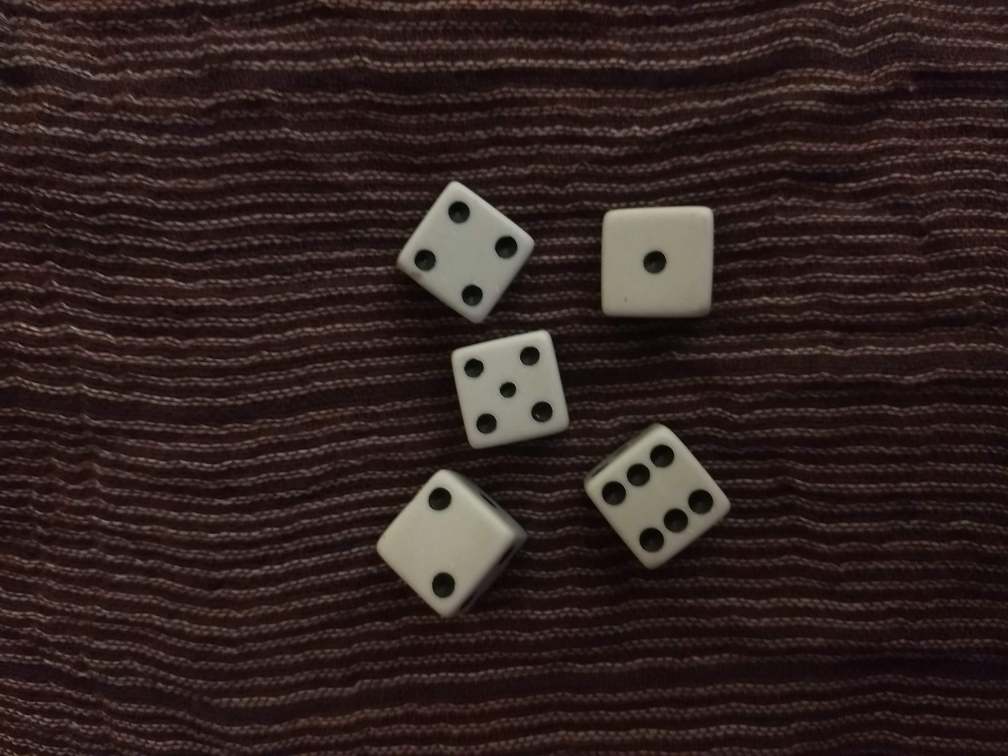
#> input picture input/d15.jpg, 4032 x 3024 px (shown at 1/4 size)
$ python dicecounter.py
#> lines starting #> are read from the running program, lines starting #| are printed output that depends on the picture; after the words box and inside, x2 and y2 are one past the last pixel; in counts of white or black regions, pixels touching at a corner belong together
### shapedetector.py
import cv2
import math

class ShapeDetector:
    def __init__(self):
        pass

    # [69 lines left out: function detect, not called in this run]

### dicecounter.py
import cv2
from shapedetector import ShapeDetector
import math
import numpy as np
import os

filename = [ "d1.jpg","d2.jpg","d3.jpg","d4.jpg","d5.jpg",
            "d6.jpg","d7.jpg","d8.jpg","d9.jpg","d10.jpg",
            "d11.jpg","d12.jpg","d13.jpg","d14.jpg","d15.jpg",
            "d16.jpg","d17.jpg","d18.jpg","d19.jpg","d20.jpg",
            "d21.jpg","d22.jpg","d23.jpg","d24.jpg","d25.jpg",
            "d26.jpg","d27.jpg","d28.jpg","d29.jpg","d30.jpg",
            "d31.jpg"
            ]

filename1 = ["d17.jpg"]

path = "input"

photos = []
# r=root, d=directories, f = files
for r, d, f in os.walk(path):
    for file in f:
        if '.jpg' or '.png' in file:
            photos.append(file)
print("Images found: ")
for f in photos:
    print(f)


#--------------PRZYGOTOWANIE-PLIKU------------------

for fi,file in enumerate(photos):

    #file = path + file
    image = cv2.imread(os.path.join(path,file))
#> image is the input picture: shape (3024, 4032, 3); mean B, G, R 32, 34.4, 48.3

    gray = cv2.cvtColor(image, cv2.COLOR_BGR2GRAY)

    kropki = gray
    #kropki = cv2.threshold(kropki, 127, 255, cv2.THRESH_BINARY)[1]
    thresh = cv2.adaptiveThreshold(gray, 255, cv2.ADAPTIVE_THRESH_GAUSSIAN_C,
     cv2.THRESH_BINARY,781, 8)
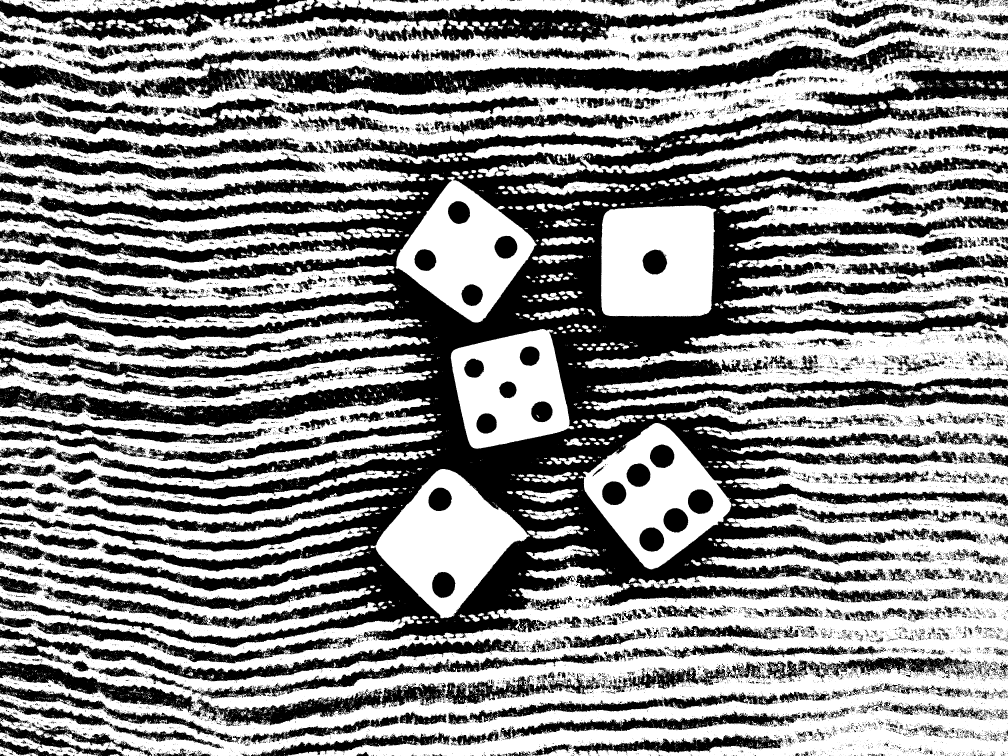
#> thresh: shape (3024, 4032) (shown at 1/4 size); 55% white; 22706 black regions (20637 under 20 px), largest, box (x1, y1, x2, y2) and area: (0, 271, 4032, 2591) 3118840, (0, 0, 3208, 171) 210201, (1000, 151, 3779, 382) 198153

    kropki = cv2.adaptiveThreshold(kropki, 255, cv2.ADAPTIVE_THRESH_GAUSSIAN_C,
     cv2.THRESH_BINARY,341, 7)
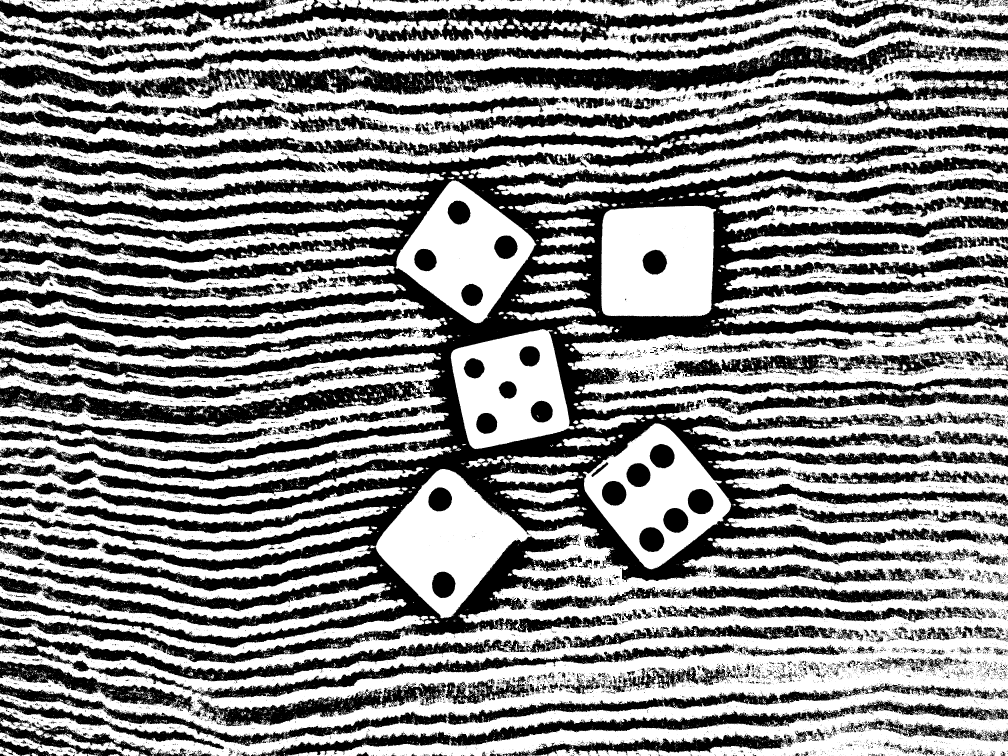
#> kropki: shape (3024, 4032) (shown at 1/4 size); 54.6% white; 19462 black regions (17939 under 20 px), largest, box (x1, y1, x2, y2) and area: (0, 278, 4032, 2654) 2951611, (0, 151, 3797, 397) 245143, (0, 0, 3204, 172) 195016

    #thresh = cv2.erode(thresh,(15,15),iterations=5)
    thresh = cv2.erode(thresh,(15,15),iterations=20)
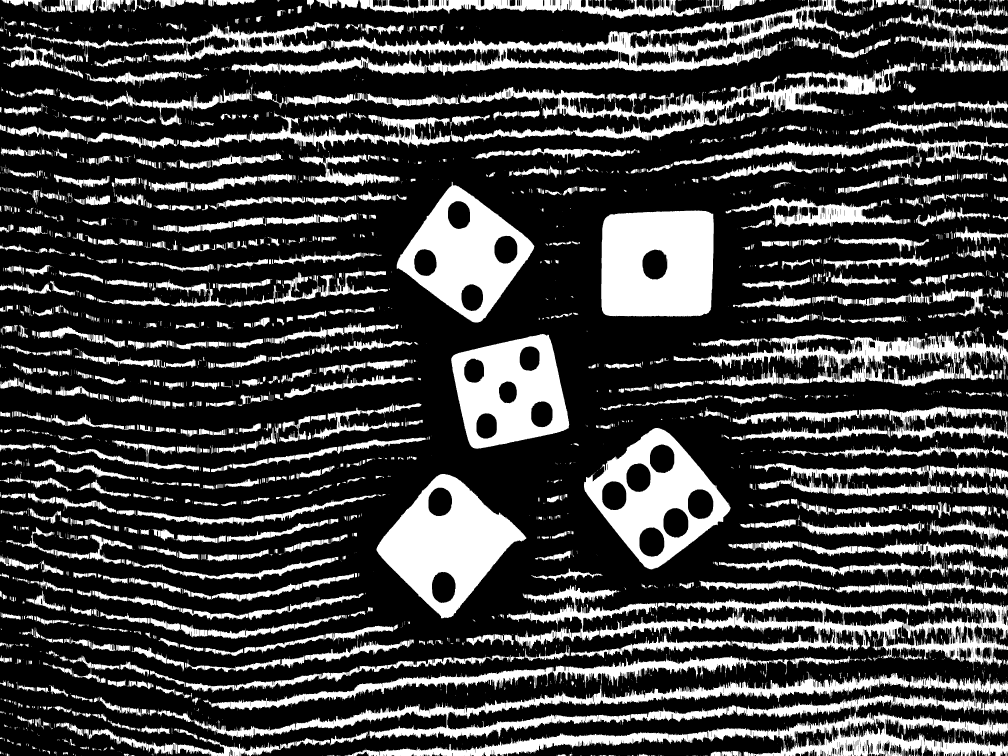
#> thresh: shape (3024, 4032) (shown at 1/4 size); 25.3% white; 4107 white regions (1753 under 20 px), largest, box (x1, y1, x2, y2) and area: (1414, 2695, 4032, 3024) 180825, (2405, 842, 2855, 1267) 173719, (1506, 1896, 2106, 2473) 165148
    #cv2.imwrite("thr"+str(fi)+".jpg",thresh)
    #continue
    #tworzenie kernela do 'opening'
    ksize = 5
    kernel = cv2.getStructuringElement(cv2.MORPH_RECT, (ksize,ksize))
    #opening

    kropki = cv2.morphologyEx(kropki, cv2.MORPH_OPEN, kernel)
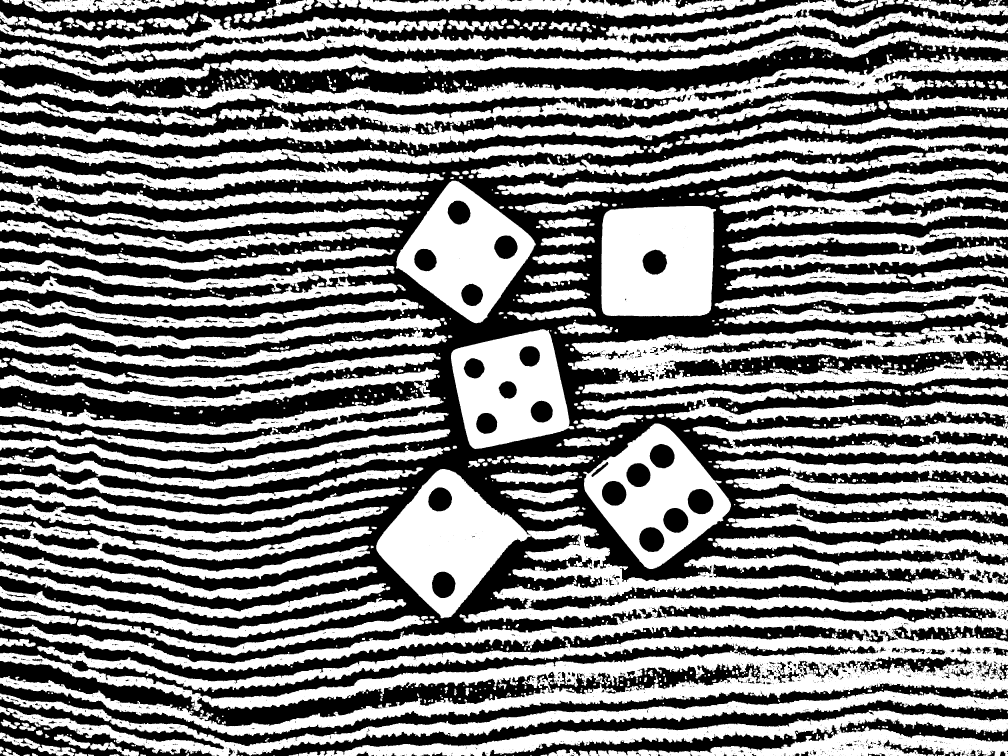
#> kropki: shape (3024, 4032) (shown at 1/4 size); 49.5% white; 1470 white regions (7 under 20 px), largest, box (x1, y1, x2, y2) and area: (0, 2381, 4032, 2944) 770801, (0, 215, 4032, 600) 399767, (1505, 1876, 4032, 2473) 357995
    thresh = cv2.morphologyEx(thresh, cv2.MORPH_OPEN, kernel)
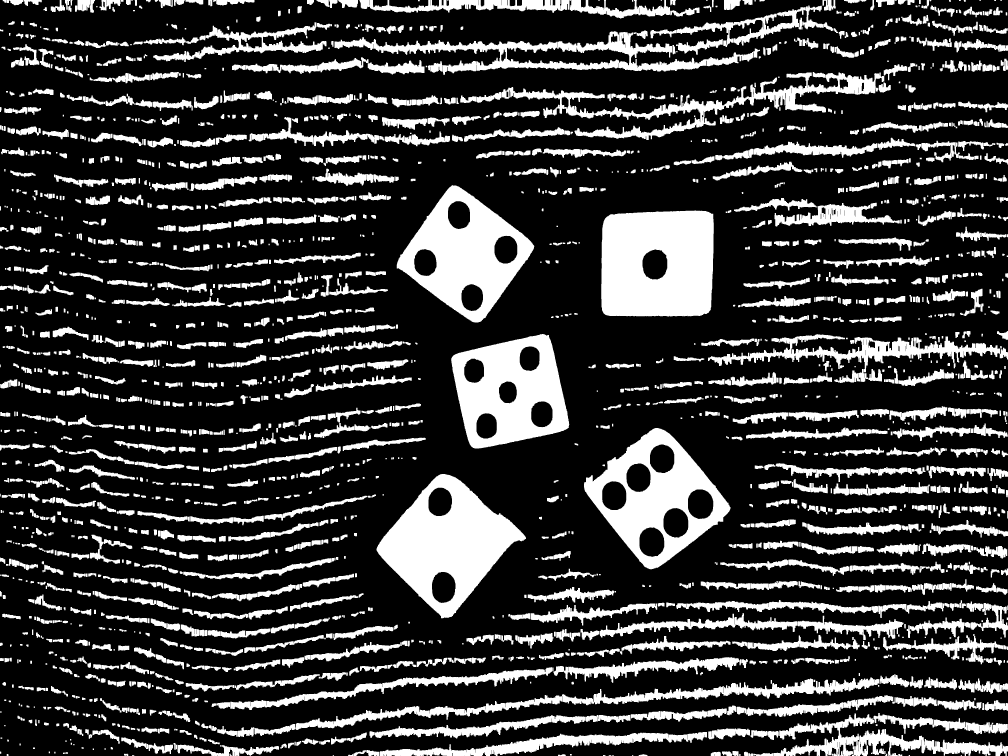
#> thresh: shape (3024, 4032) (shown at 1/4 size); 22.6% white; 2508 white regions (9 under 20 px)
    #znajdowanie konturów
    cnts = cv2.findContours(thresh.copy(), cv2.RETR_LIST, cv2.CHAIN_APPROX_NONE)
#> cnts = 2578 contours, 66 with area under 20; largest, box (x1, y1, x2, y2) and area: (2336, 1712, 2922, 2277) 185793, (2405, 842, 2855, 1266) 182324, (1506, 1896, 2104, 2473) 182259, (1587, 741, 2137, 1290) 169062, (1805, 1336, 2277, 1794) 160893
    krops = cv2.findContours(kropki.copy(), cv2.RETR_LIST, cv2.CHAIN_APPROX_NONE)
#> krops = 6508 contours, 4370 with area under 20; largest, box (x1, y1, x2, y2) and area: (0, 2381, 4032, 2944) 838593, (1505, 1876, 4032, 2473) 411790, (0, 215, 4032, 600) 402648, (2272, 1288, 4032, 1579) 233818, (2333, 1694, 2924, 2276) 196814
    #pobieranie puntków konturów
    cnts = cnts[1]
#> cnts = 2578 rows, first 6: [1, -1, -1, -1], [2, 0, -1, -1], [3, 1, -1, -1], [4, 2, -1, -1], [5, 3, -1, -1], [6, 4, -1, -1]
    krops = krops[1]
    #tree = cnts

    #obiekt klasy ShapeDetector
    sd = ShapeDetector()
    kostki = []
    oczka = []
    shapek = []
    shapec = []
    r = 0
    p = 0

#---------------KOSTKI-------------------

    for i,c in enumerate(cnts):
        #odrzucanie zbyt małych i zbyt dużych konturów
#> (the run stopped early here; a loop or call above may not have finished)

$ run again, with input/d35.jpg copied over input/d15.jpg
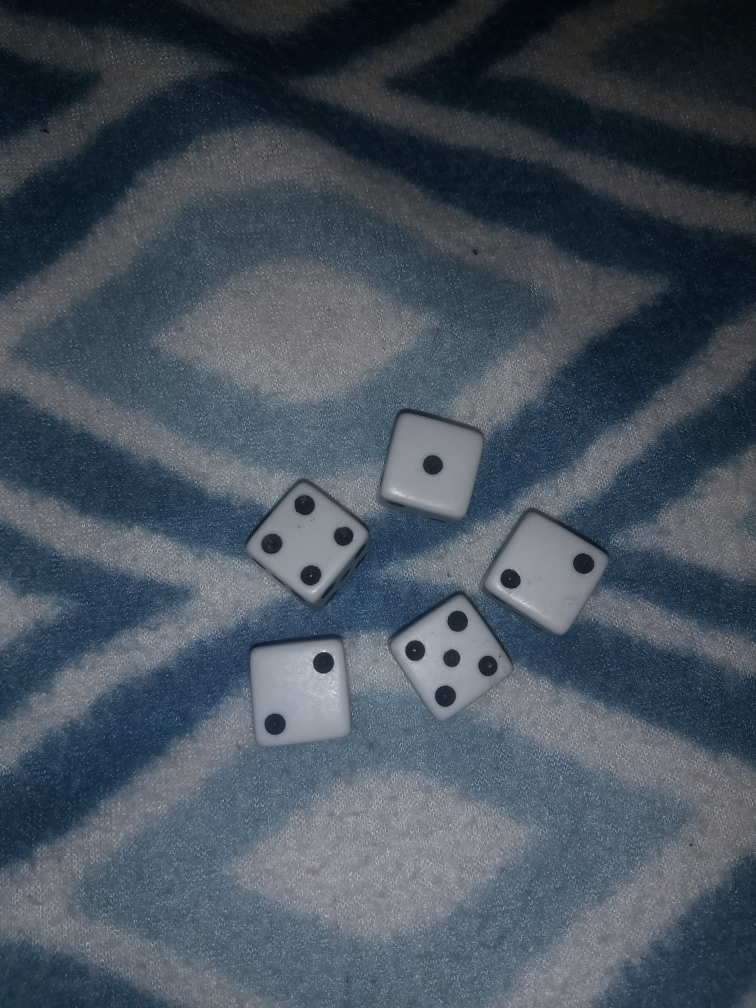
#> input picture input/d35.jpg, 3024 x 4032 px (shown at 1/4 size)
#> image is the input picture: shape (4032, 3024, 3); mean B, G, R 92.5, 81.5, 71
#> `thresh = cv2.adaptiveThreshold(gray, 255, cv2.ADAPTIVE_THRESH_GAUSSIAN..`:
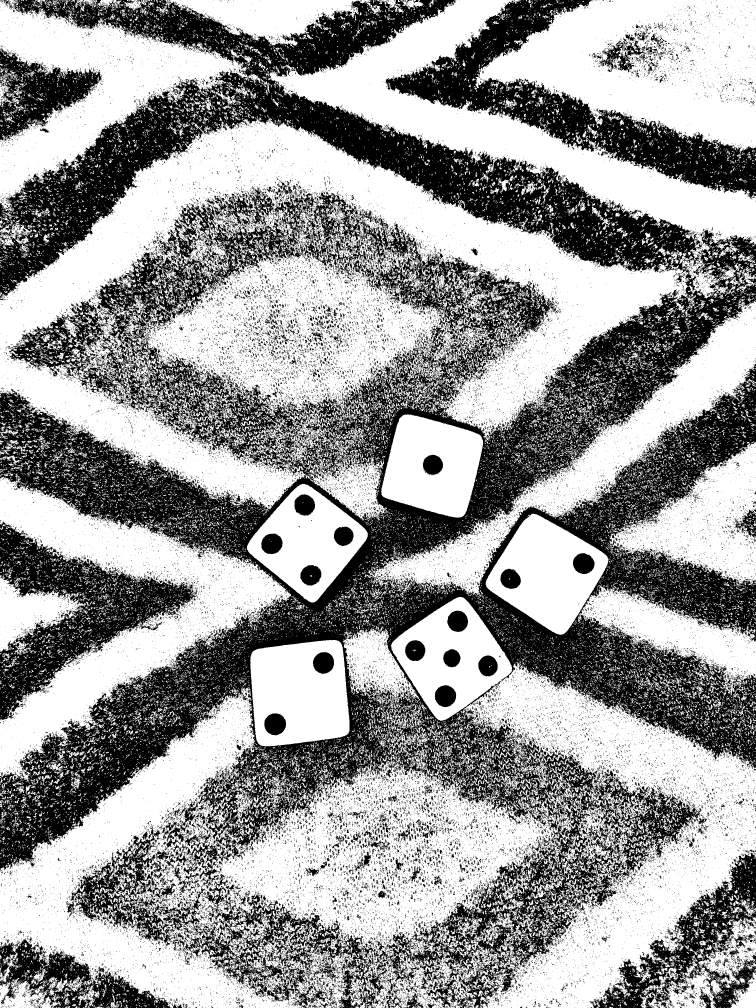
#> thresh: shape (4032, 3024) (shown at 1/4 size); 60.5% white; 53232 black regions (49379 under 20 px), largest, box (x1, y1, x2, y2) and area: (0, 0, 3024, 4032) 3420663, (1542, 0, 3024, 793) 268300, (0, 2086, 791, 2879) 196734
#> `thresh = cv2.morphologyEx(thresh, cv2.MORPH_OPEN, kernel)`:
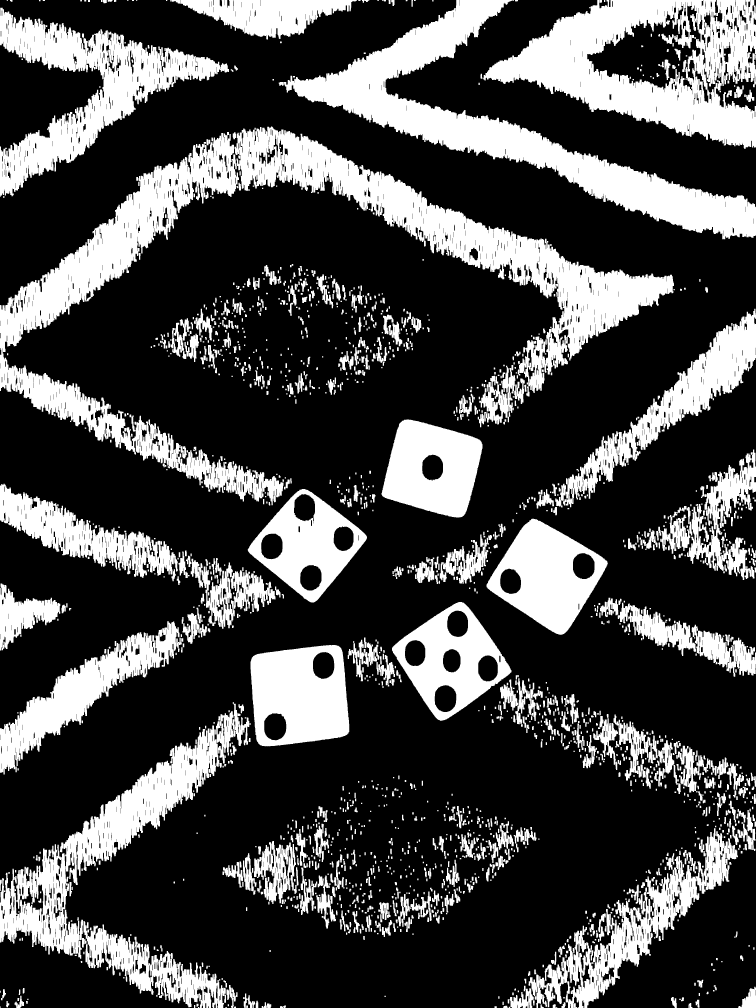
#> thresh: shape (4032, 3024) (shown at 1/4 size); 28% white; 2155 white regions (6 under 20 px)
#> cnts = 3252 contours, 145 with area under 20; largest, box (x1, y1, x2, y2) and area: (1933, 0, 3024, 595) 394035, (1136, 0, 3024, 957) 338780, (938, 506, 2696, 1572) 338364, (0, 528, 1134, 2021) 311573, (0, 31, 916, 787) 209186
#> krops = 30287 contours, 16204 with area under 20; largest, box (x1, y1, x2, y2) and area: (0, 0, 3024, 1643) 2369138, (0, 2783, 1154, 4032) 407353, (0, 1919, 1163, 3096) 314493, (2003, 3193, 3024, 4032) 250846, (1538, 1207, 3024, 2379) 213499
